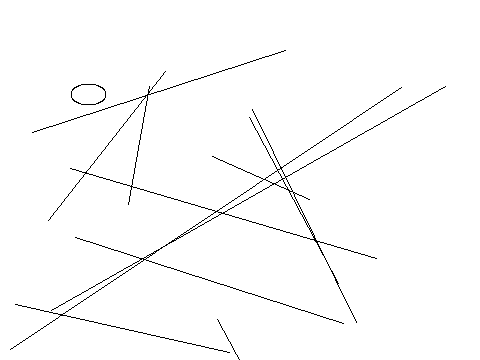

Write Python code to recreate this figure.
from PIL import Image, ImageDraw
image1 = Image.new('RGB', (480, 360), '#ffffff')
draw = ImageDraw.Draw(image1)
c=[79,142,172,65]
draw.ellipse(c,'#ffffff','#000000')
c=[71,84,106,105]
draw.ellipse(c,'#ffffff','#000000')
c=[244,259,232,60]
draw.ellipse(c,'#ffffff','#000000')
c=[116,5,105,205]
draw.ellipse(c,'#ffffff','#000000')
l=[165,71,48,220]
draw.line(l,'#000000')
l=[212,156,309,199]
draw.line(l,'#000000')
l=[15,304,229,352]
draw.line(l,'#000000')
l=[343,323,75,237]
draw.line(l,'#000000')
l=[149,86,128,204]
draw.line(l,'#000000')
l=[356,322,252,109]
draw.line(l,'#000000')
l=[285,50,32,132]
draw.line(l,'#000000')
l=[249,117,338,283]
draw.line(l,'#000000')
l=[445,86,51,310]
draw.line(l,'#000000')
l=[401,87,10,349]
draw.line(l,'#000000')
l=[376,258,70,168]
draw.line(l,'#000000')
l=[279,433,217,319]
draw.line(l,'#000000')
image1.save('Artist61.png')